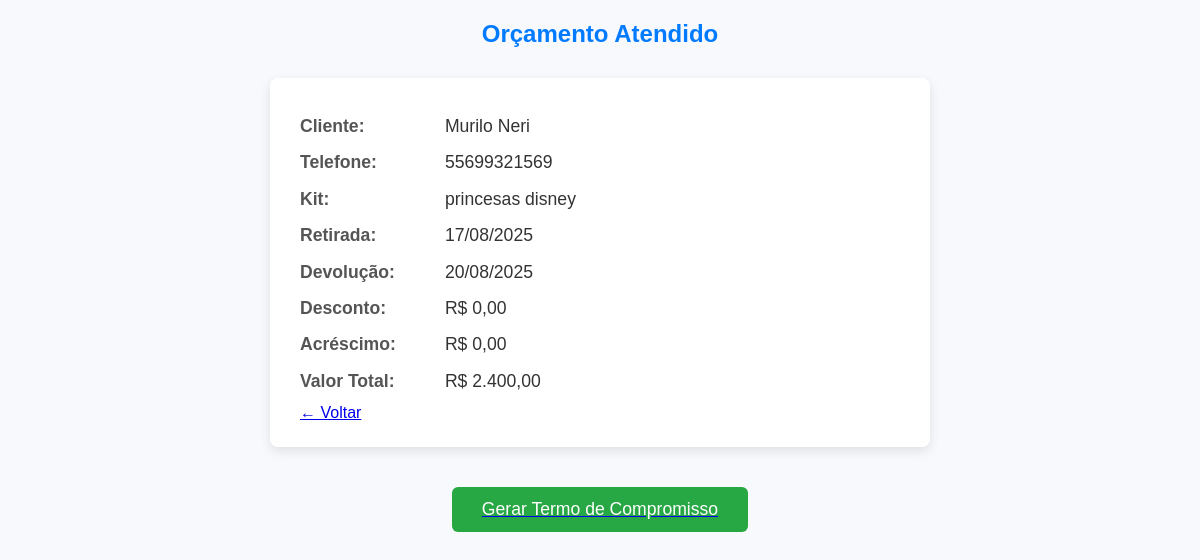
/site_completo/caixa_visualizar_orcamento.php?id=11, run on the app's committed database.
### tables this page shows
CREATE TABLE `alugueis` (
  `id` int(11) NOT NULL,
  `cliente_id` int(11) NOT NULL,
  `kit_id` int(11) NOT NULL,
  `data_retirada` date NOT NULL,
  `data_devolucao` date NOT NULL,
  `forma_pagamento_id` int(11) NOT NULL,
  `desconto` decimal(10,2) DEFAULT 0.00,
  `acrescimo` decimal(10,2) DEFAULT 0.00,
  `data_aluguel` datetime DEFAULT current_timestamp(),
  `valor_total` decimal(10,2) DEFAULT 0.00,
  `atendido` tinyint(1) DEFAULT 0
);

CREATE TABLE `clientes` (
  `id` int(11) NOT NULL,
  `nome` varchar(100) NOT NULL,
  `cpf` varchar(11) NOT NULL,
  `email` varchar(100) NOT NULL,
  `login` varchar(50) NOT NULL,
  `senha` varchar(255) NOT NULL,
  `status` enum('ativo','inativo') DEFAULT 'ativo',
  `endereco` varchar(255) NOT NULL,
  `data_nascimento` date NOT NULL,
  `contato` varchar(20) NOT NULL
);

CREATE TABLE `kits` (
  `id` int(11) NOT NULL,
  `nome` varchar(100) NOT NULL,
  `valor` decimal(10,2) NOT NULL,
  `componentes` text NOT NULL,
  `observacoes` text NOT NULL,
  `imagem` varchar(255) NOT NULL,
  `status` enum('ativo','inativo') DEFAULT 'ativo',
  `categoria` varchar(50) NOT NULL
);

### site_completo/caixa_visualizar_orcamento.php (the view, shortened to what this page needs)
<?php
include 'conexao.php';
$id = $_GET['id'] ?? null;
$stmt = $conn->prepare("SELECT a.*, c.nome AS cliente_nome, c.contato, k.nome AS kit_nome
                        FROM alugueis a
                        JOIN clientes c ON a.cliente_id = c.id
                        JOIN kits k ON a.kit_id = k.id
                        WHERE a.id = ?");
$stmt->bind_param("i", $id);
$stmt->execute();
$orcamento = $stmt->get_result()->fetch_assoc();
?>
<!DOCTYPE html>
<html lang="pt-br">
<head>
</head>
<body>
<h2>Orçamento Atendido</h2>
<div class="detalhes">
    <p><strong>Cliente:</strong> <?= htmlspecialchars($orcamento['cliente_nome']) ?></p>
    <p><strong>Telefone:</strong> <?= htmlspecialchars($orcamento['contato']) ?></p>
    <p><strong>Kit:</strong> <?= htmlspecialchars($orcamento['kit_nome']) ?></p>
    <p><strong>Retirada:</strong> <?= date('d/m/Y', strtotime($orcamento['data_retirada'])) ?></p>
    <p><strong>Devolução:</strong> <?= date('d/m/Y', strtotime($orcamento['data_devolucao'])) ?></p>
    <p><strong>Desconto:</strong> R$ <?= number_format($orcamento['desconto'], 2, ',', '.') ?></p>
    <p><strong>Acréscimo:</strong> R$ <?= number_format($orcamento['acrescimo'], 2, ',', '.') ?></p>
    <p><strong>Valor Total:</strong> R$ <?= number_format($orcamento['valor_total'], 2, ',', '.') ?></p>
    <a href="caixa_alugueis_atendidos.php" class="botao">← Voltar</a>
</div>
<a href="gerar_termo_compromisso.php?id=<?= $orcamento['id'] ?>" target="_blank">
    <button>Gerar Termo de Compromisso</button>
</a>
</body>
</html>

### site_completo/caixa_visualizar_orcamento.php (style rules this page uses)
body { font-family: Arial, sans-serif; background-color: #f7f9fc; margin: 20px; color: #333; }
h2 { color: #007bff; text-align: center; margin-bottom: 30px; }
.detalhes { background: #fff; max-width: 600px; margin: 0 auto 40px auto; padding: 25px 30px; border-radius: 8px; box-shadow: 0 4px 12px rgba(0,0,0,0.1); }
.detalhes p { font-size: 1.1em; margin: 10px 0; line-height: 1.5; }
.detalhes strong { color: #555; width: 140px; display: inline-block; }
a button { display: block; margin: 0 auto; background-color: #28a745; border: none; color: white; padding: 12px 30px; font-size: 1.1em; border-radius: 6px; cursor: pointer; transition: background-color 0.3s ease; text-align: center; }

### data on the page
alugueis: cliente.nome "Murilo Neri", cliente.contato "55699321569", kit.nome "princesas disney", data_retirada "17/08/2025", data_devolucao "20/08/2025", desconto "0,00", acrescimo "0,00", valor_total "2.400,00"
